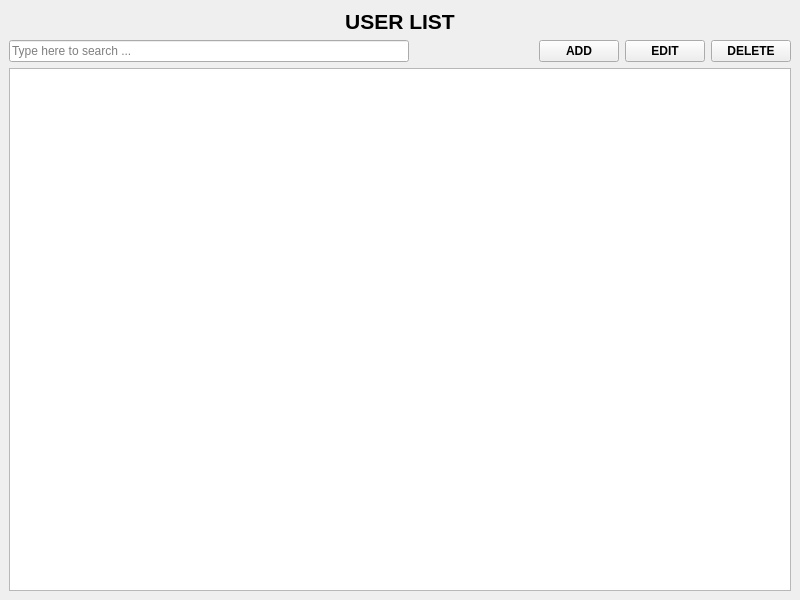
<?xml version="1.0" encoding="UTF-8"?>
<ui version="4.0">
 <class>MainWindow</class>
 <widget class="QMainWindow" name="MainWindow">
  <property name="geometry">
   <rect>
    <x>0</x>
    <y>0</y>
    <width>800</width>
    <height>600</height>
   </rect>
  </property>
  <property name="windowTitle">
   <string>MainWindow</string>
  </property>
  <widget class="QWidget" name="centralwidget">
   <layout class="QVBoxLayout" name="verticalLayout">
    <item>
     <widget class="QLabel" name="label">
      <property name="font">
       <font>
        <pointsize>16</pointsize>
        <weight>75</weight>
        <bold>true</bold>
       </font>
      </property>
      <property name="text">
       <string>USER LIST</string>
      </property>
      <property name="alignment">
       <set>Qt::AlignCenter</set>
      </property>
     </widget>
    </item>
    <item>
     <layout class="QHBoxLayout" name="horizontalLayout">
      <item>
       <widget class="QLineEdit" name="search_input">
        <property name="minimumSize">
         <size>
          <width>400</width>
          <height>0</height>
         </size>
        </property>
        <property name="placeholderText">
         <string>Type here to search ...</string>
        </property>
       </widget>
      </item>
      <item>
       <spacer name="horizontalSpacer">
        <property name="orientation">
         <enum>Qt::Horizontal</enum>
        </property>
        <property name="sizeHint" stdset="0">
         <size>
          <width>40</width>
          <height>20</height>
         </size>
        </property>
       </spacer>
      </item>
      <item>
       <widget class="QPushButton" name="add_btn">
        <property name="font">
         <font>
          <weight>75</weight>
          <bold>true</bold>
         </font>
        </property>
        <property name="text">
         <string>ADD</string>
        </property>
       </widget>
      </item>
      <item>
       <widget class="QPushButton" name="edit_btn">
        <property name="font">
         <font>
          <weight>75</weight>
          <bold>true</bold>
         </font>
        </property>
        <property name="text">
         <string>EDIT</string>
        </property>
       </widget>
      </item>
      <item>
       <widget class="QPushButton" name="delete_btn">
        <property name="font">
         <font>
          <weight>75</weight>
          <bold>true</bold>
         </font>
        </property>
        <property name="text">
         <string>DELETE</string>
        </property>
       </widget>
      </item>
     </layout>
    </item>
    <item>
     <widget class="QListWidget" name="listWidget">
 
     </widget>
    </item>
   </layout>
  </widget>
 </widget>
 <resources/>
 <connections/>
</ui>
